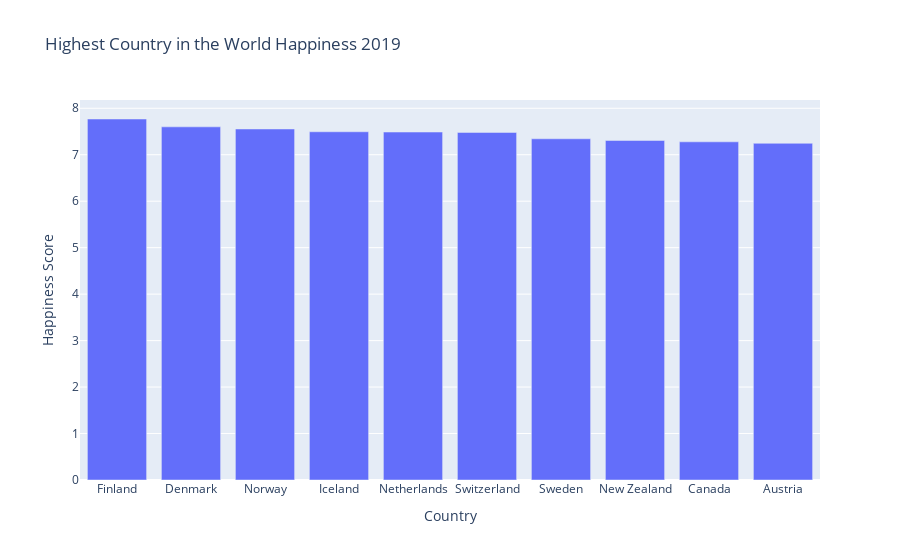

The cell this chart's notebook holds for it:
### Code cell
fig = px.bar(World_Happiness19[:10], x='Country', y='Happiness Score', title='Highest Country in the World Happiness 2019 ')
fig.show()

### Figure 1 — Plotly figure (JSON) as saved in the notebook; plotly's stock layout.template omitted (floating-point values rounded to 4 significant figures)
{"data": [{"alignmentgroup": "True", "hovertemplate": "Country=%{x}<br>Happiness Score=%{y}<extra></extra>", "legendgroup": "", "marker": {"color": "#636efa", "pattern": {"shape": ""}}, "name": "", "offsetgroup": "", "orientation": "v", "showlegend": false, "textposition": "auto", "type": "bar", "x": ["Finland", "Denmark", "Norway", "Iceland", "Netherlands", "Switzerland", "Sweden", "New Zealand", "Canada", "Austria"], "xaxis": "x", "y": [7.769, 7.6, 7.554, 7.494, 7.488, 7.48, 7.343, 7.307, 7.278, 7.246], "yaxis": "y"}], "layout": {"autosize": true, "barmode": "relative", "legend": {"tracegroupgap": 0}, "title": {"text": "Highest Country in the World Happiness 2019 "}, "xaxis": {"anchor": "y", "autorange": true, "domain": [0, 1], "range": [-0.5, 9.5], "title": {"text": "Country"}, "type": "category"}, "yaxis": {"anchor": "x", "autorange": true, "domain": [0, 1], "range": [0, 8.178], "title": {"text": "Happiness Score"}, "type": "linear"}}}
